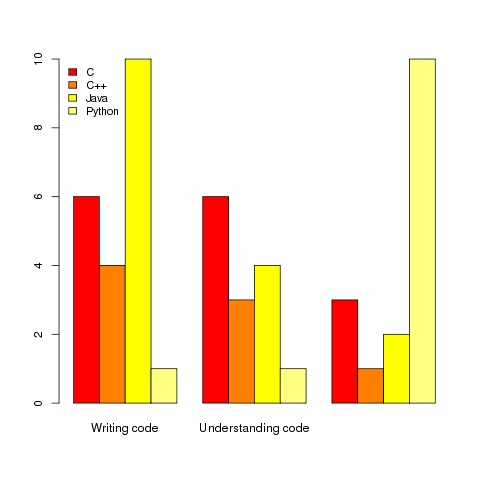

Write R code to recreate this figure.
library(ggplot2)

#emf(20tmt.emf)
png("plot.png")
#postscript("plot.eps")
#require(devEMF)
#emf("plot.emf")

# header = TRUE ignores the first line, check.names = FALSE allows '+' in 'C++'
benchmark <- read.table("20tmt.dat", header = TRUE, row.names = "Title", check.names = FALSE)

# 't()' is matrix tranposition, 'beside = TRUE' separates the benchmarks, 'heat' provides nice colors
barplot(t(as.matrix(benchmark)), beside = TRUE, col = heat.colors(4))

# 'cex' stands for 'character expansion', 'bty' for 'box type' (we don't want borders)
legend("topleft", names(benchmark), cex = 0.9, bty = "n", fill = heat.colors(4))

